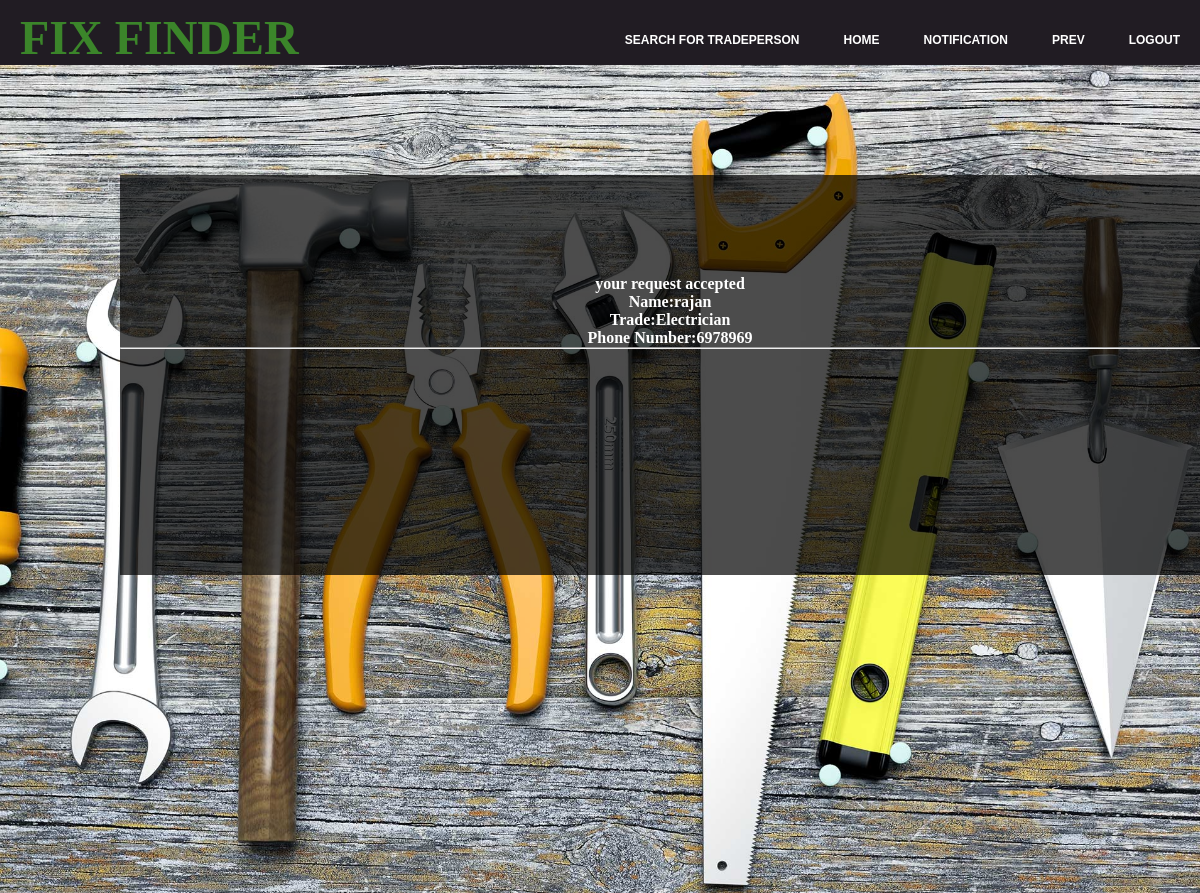
/prev.php (signed in), run on the app's committed database.
### tables this page shows
CREATE TABLE `tradeperson` (
  `Tpid` int(10) NOT NULL,
  `Name` varchar(30) NOT NULL,
  `Trade` varchar(30) NOT NULL,
  `Location` varchar(30) NOT NULL,
  `PhoneNo` bigint(30) NOT NULL,
  `Username` varchar(30) NOT NULL,
  `Password` varchar(30) NOT NULL
);

### prev.php (the view, shortened to what this page needs)
<html>
<head>
<link href="index.css" type="text/css" rel="stylesheet">
</head>
<body>
<header>
    <div class="main">
        <div class="logo">
         <font size="10" > <b>FIX FINDER</b></font>
        </div>
        <ul class="navarea"><b>
        <li><a href="search1.php">SEARCH FOR TRADEPERSON</a><b></li>
          <li><a href="uwelcome.php">HOME</a></li>
          <li><a href="respond.php">NOTIFICATION</a></li>
          <li><a href="prev.php">PREV</a><b></li>
          <li><a href="logout.php">LOGOUT</a><b></li>
        </ul>
    </div>
</header>
    <div class="back">
    <div class="welcometext"><?php
 include 'dataconnect.php';
 $Uid=$_SESSION["Uid"];
 $result=$conn->query("select * from request where Uid=$Uid and prev=0");
    if($result->num_rows>0)
    {
        while($row=mysqli_fetch_assoc($result))
        {
                if($row["Status"]=="confirm")
            {
                  $a=$row["Tpid"];
                  $result1=$conn->query("select * from tradeperson where Tpid=$a");
                  if($result1->num_rows>0)
                {
                       while($row=mysqli_fetch_assoc($result1))
                    {
                           echo "your request accepted<br>
                             Name:".$row["Name"].
                            "<br>Trade:".$row["Trade"].
                             "<br>Phone Number:".$row["PhoneNo"];
                             ?>
                    <hr>
                   <?php
                    }
                }
            }
                            ?>
                   <?php
        }
    }
            else
            {
            echo  "no notification";
            }
?>
</div>
    </div>
    </body>
</html>

### index.css (style rules this page uses)
* { margin:0; padding:0; background-position: center center; background-repeat: no-repeat; background-size: cover; }
.main { width:100%; margin:auto; }
header { background-size: cover; position:fixed; background-color:#211c23; height:65px; position: relative; }
.navarea { float:right; list-style:none; margin-top: 30px; }
.navarea li { display:inline-block; }
.navarea li a { color: #fff; text-decoration: none; padding:5px 20px; font-family:sans-serif; font-size: 12px; }
.logo { margin-left:20px; margin-top:10px; font-size:100px; color:#3b852a; width: 500px; float:left; height: auto; }
.welcometext { width: 1100px; vertical-align:middle; margin-top:110px; margin-left:10%; padding-top:100px; height: 300px; background-color:rgba(0,0,0,0.7); text-align: center; }
.back { background-image:url("pic.jpg"); position: absolute; left: 0; width: 100%; height: 95%; background-position: center center; background-repeat: no-repeat; background-size: cover; }

### prev.php (style rules this page uses)
.welcometext { width: 1100px; vertical-align:middle; margin-top:110px; margin-left:10%; padding-top:100px; color:white; height: 300px auto; background-color:rgba(0,0,0,0.7); text-align: center; }

### data on the page
tradeperson: Name "rajan", Trade "Electrician", PhoneNo "6978969"
